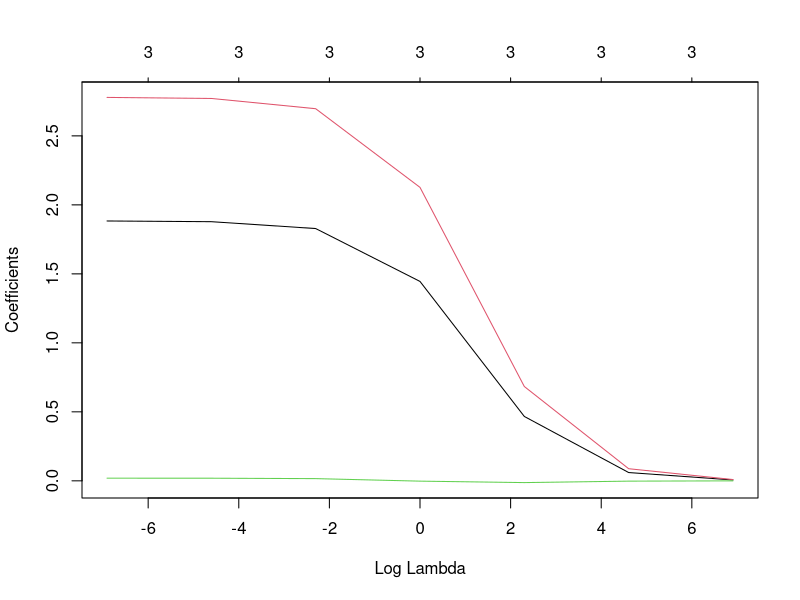

This figure's R source:
## ---- chunk 1
knitr::opts_chunk$set(echo = TRUE)
library(tidyverse)
library(broom)
# install.packages("glmnet") # if necessary
library(glmnet)
## ---- chunk 2
set.seed(1)
n <- 100
p <- 3
X <- matrix(rnorm(n*p), nrow = n)
beta <- rpois(p, lambda = 1)
#beta <- c(-1, 1, rep(0, p - 2))
y <- X %*% beta + rnorm(n)
## ---- chunk 3
model_ridge <- glmnet(X, y,
                      intercept = FALSE,
                      alpha =0,
                      lambda = 10^(-3:3))

## ---- chunk 4
#autoplot(model_ridge, xvar = "lambda")
plot(model_ridge, xvar = "lambda")
## ---- chunk 5
lambda <- 10^0
beta_hat <- coef(model_ridge, s = lambda)[-1]# leave out intercept

#MSE(beta_hat)
mean((beta - beta_hat)^2)
## ---- chunk 6
# e.g. predict(model_ridge, newx = X, s = lambda or 10*lambda)
y_hat <- X%*%beta_hat

#mse prediction of yhat
mean((y-y_hat)^2)

## ---- chunk 7
# X_ID <- ... etc
X_ID <- matrix(rnorm(n*p),nrow=n)
y_ID <- X_ID%*%beta +rnorm(n)
## ---- chunk 8
y_ID_hat <- predict(model_ridge, newx = X_ID, s = lambda )
#MSE
mean((y_ID - y_ID_hat)^2)
## ---- chunk 9
beta_new_D <- beta + rnorm(p, sd=0.1) #adding noise to the beta parameters when predicting test data, equivalent to change the distribution of the test data
X_OOD <- matrix(rnorm(n*p),nrow=n)
y_OOD <- X_OOD %*% beta_new_D +rnorm(n)
## ---- chunk 10
y_OOD_hat <- predict(model_ridge, newx = X_OOD,s=lambda)

#MSE
mean((y_OOD - y_OOD_hat)^2)
## ---- chunk 11
# Gradient of the loss function
least_squares_gradient <- function(x, y, beta) {
  -2 * t(x) %*% (y - x %*% beta) #+ 2 * beta
}

# Loss function
least_squares_loss <- function(x, y, beta) {
  sum((y - x %*% beta)^2)
}

beta_prev2 <- rep(0, p) # or random start point
grad_prev2 <- least_squares_gradient(X, y, beta_prev2)
beta_prev1 <- beta_prev2 + 0.1 * grad_prev2 / sqrt(sum(grad_prev2^2))
grad_prev1 <- least_squares_gradient(X, y, beta_prev1)
previous_loss <- least_squares_loss(X, y, beta_prev2)
next_loss <- least_squares_loss(X, y, beta_prev1)
steps <- 1

while (abs(previous_loss - next_loss) > 0.001) {
  grad_diff <- grad_prev1 - grad_prev2
  step_BB <- sum((beta_prev1 - beta_prev2) * grad_diff) / sum(grad_diff^2)
  # Barzilai–Borwein step size
  beta_prev2 <- beta_prev1
  beta_prev1 <- beta_prev1 - step_BB * grad_prev1
  
  grad_prev2 <- grad_prev1
  grad_prev1 <- least_squares_gradient(X, y, beta_prev1)  
  
  previous_loss <- next_loss
  next_loss <- least_squares_loss(X, y, beta_prev1)
  
  #if (round(steps/10) == steps/10)
  print(previous_loss)
  steps <- steps + 1
}

beta_final <- beta_prev1 
## ---- chunk 12

## ---- chunk 13

